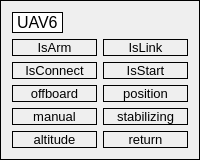
             <widget class="QGroupBox" name="groupBox_7">
              <property name="autoFillBackground">
               <bool>false</bool>
              </property>
              <property name="styleSheet">
               <string notr="true">border: 1px solid rgb(0, 0, 0)</string>
              </property>
              <property name="title">
               <string/>
              </property>
              <layout class="QVBoxLayout" name="verticalLayout_36">
               <item>
                <widget class="QLabel" name="uav6_label">
                 <property name="sizePolicy">
                  <sizepolicy hsizetype="Fixed" vsizetype="Fixed">
                   <horstretch>0</horstretch>
                   <verstretch>0</verstretch>
                  </sizepolicy>
                 </property>
                 <property name="font">
                  <font>
                   <pointsize>12</pointsize>
                  </font>
                 </property>
                 <property name="styleSheet">
                  <string notr="true">background-color:rgb(255, 255, 255)</string>
                 </property>
                 <property name="text">
                  <string>UAV6</string>
                 </property>
                </widget>
               </item>
               <item>
                <layout class="QVBoxLayout" name="verticalLayout_35">
                 <item>
                  <layout class="QHBoxLayout" name="horizontalLayout_12">
                   <item>
                    <layout class="QVBoxLayout" name="verticalLayout_31">
                     <item>
                      <widget class="QLabel" name="uav6_is_arm">
                       <property name="sizePolicy">
                        <sizepolicy hsizetype="Expanding" vsizetype="Fixed">
                         <horstretch>0</horstretch>
                         <verstretch>0</verstretch>
                        </sizepolicy>
                       </property>
                       <property name="font">
                        <font>
                         <pointsize>10</pointsize>
                        </font>
                       </property>
                       <property name="styleSheet">
                        <string notr="true">border: 1px solid rgb(0, 0, 0)</string>
                       </property>
                       <property name="text">
                        <string>IsArm</string>
                       </property>
                       <property name="alignment">
                        <set>Qt::AlignCenter</set>
                       </property>
                      </widget>
                     </item>
                     <item>
                      <widget class="QLabel" name="uav6_is_connect">
                       <property name="sizePolicy">
                        <sizepolicy hsizetype="Expanding" vsizetype="Fixed">
                         <horstretch>0</horstretch>
                         <verstretch>0</verstretch>
                        </sizepolicy>
                       </property>
                       <property name="font">
                        <font>
                         <pointsize>10</pointsize>
                        </font>
                       </property>
                       <property name="text">
                        <string>IsConnect</string>
                       </property>
                       <property name="alignment">
                        <set>Qt::AlignCenter</set>
                       </property>
                      </widget>
                     </item>
                    </layout>
                   </item>
                   <item>
                    <layout class="QVBoxLayout" name="verticalLayout_32">
                     <item>
                      <widget class="QLabel" name="uav6_is_link">
                       <property name="sizePolicy">
                        <sizepolicy hsizetype="Expanding" vsizetype="Fixed">
                         <horstretch>0</horstretch>
                         <verstretch>0</verstretch>
                        </sizepolicy>
                       </property>
                       <property name="font">
                        <font>
                         <pointsize>10</pointsize>
                        </font>
                       </property>
                       <property name="text">
                        <string>IsLink</string>
                       </property>
                       <property name="alignment">
                        <set>Qt::AlignCenter</set>
                       </property>
                      </widget>
                     </item>
                     <item>
                      <widget class="QLabel" name="uav6_is_start">
                       <property name="sizePolicy">
                        <sizepolicy hsizetype="Expanding" vsizetype="Fixed">
                         <horstretch>0</horstretch>
                         <verstretch>0</verstretch>
                        </sizepolicy>
                       </property>
                       <property name="font">
                        <font>
                         <pointsize>10</pointsize>
                        </font>
                       </property>
                       <property name="text">
                        <string>IsStart</string>
                       </property>
                       <property name="alignment">
                        <set>Qt::AlignCenter</set>
                       </property>
                      </widget>
                     </item>
                    </layout>
                   </item>
                  </layout>
                 </item>
                 <item>
                  <layout class="QHBoxLayout" name="horizontalLayout_11">
                   <item>
                    <layout class="QVBoxLayout" name="verticalLayout_33">
                     <item>
                      <widget class="QLabel" name="uav6_offboard">
                       <property name="sizePolicy">
                        <sizepolicy hsizetype="Expanding" vsizetype="Fixed">
                         <horstretch>0</horstretch>
                         <verstretch>0</verstretch>
                        </sizepolicy>
                       </property>
                       <property name="font">
                        <font>
                         <pointsize>10</pointsize>
                        </font>
                       </property>
                       <property name="text">
                        <string>offboard</string>
                       </property>
                       <property name="alignment">
                        <set>Qt::AlignCenter</set>
                       </property>
                      </widget>
                     </item>
                     <item>
                      <widget class="QLabel" name="uav6_manual">
                       <property name="sizePolicy">
                        <sizepolicy hsizetype="Expanding" vsizetype="Fixed">
                         <horstretch>0</horstretch>
                         <verstretch>0</verstretch>
                        </sizepolicy>
                       </property>
                       <property name="font">
                        <font>
                         <pointsize>10</pointsize>
                        </font>
                       </property>
                       <property name="text">
                        <string>manual</string>
                       </property>
                       <property name="alignment">
                        <set>Qt::AlignCenter</set>
                       </property>
                      </widget>
                     </item>
                     <item>
                      <widget class="QLabel" name="uav6_altitude">
                       <property name="sizePolicy">
                        <sizepolicy hsizetype="Expanding" vsizetype="Fixed">
                         <horstretch>0</horstretch>
                         <verstretch>0</verstretch>
                        </sizepolicy>
                       </property>
                       <property name="font">
                        <font>
                         <pointsize>10</pointsize>
                        </font>
                       </property>
                       <property name="text">
                        <string>altitude</string>
                       </property>
                       <property name="alignment">
                        <set>Qt::AlignCenter</set>
                       </property>
                      </widget>
                     </item>
                    </layout>
                   </item>
                   <item>
                    <layout class="QVBoxLayout" name="verticalLayout_34">
                     <item>
                      <widget class="QLabel" name="uav6_position">
                       <property name="sizePolicy">
                        <sizepolicy hsizetype="Expanding" vsizetype="Fixed">
                         <horstretch>0</horstretch>
                         <verstretch>0</verstretch>
                        </sizepolicy>
                       </property>
                       <property name="font">
                        <font>
                         <pointsize>10</pointsize>
                        </font>
                       </property>
                       <property name="text">
                        <string>position</string>
                       </property>
                       <property name="alignment">
                        <set>Qt::AlignCenter</set>
                       </property>
                      </widget>
                     </item>
                     <item>
                      <widget class="QLabel" name="uav6_stabilizing">
                       <property name="sizePolicy">
                        <sizepolicy hsizetype="Expanding" vsizetype="Fixed">
                         <horstretch>0</horstretch>
                         <verstretch>0</verstretch>
                        </sizepolicy>
                       </property>
                       <property name="font">
                        <font>
                         <pointsize>10</pointsize>
                        </font>
                       </property>
                       <property name="text">
                        <string>stabilizing</string>
                       </property>
                       <property name="alignment">
                        <set>Qt::AlignCenter</set>
                       </property>
                      </widget>
                     </item>
                     <item>
                      <widget class="QLabel" name="uav6_return">
                       <property name="sizePolicy">
                        <sizepolicy hsizetype="Expanding" vsizetype="Fixed">
                         <horstretch>0</horstretch>
                         <verstretch>0</verstretch>
                        </sizepolicy>
                       </property>
                       <property name="font">
                        <font>
                         <pointsize>10</pointsize>
                        </font>
                       </property>
                       <property name="text">
                        <string>return</string>
                       </property>
                       <property name="alignment">
                        <set>Qt::AlignCenter</set>
                       </property>
                      </widget>
                     </item>
                    </layout>
                   </item>
                  </layout>
                 </item>
                </layout>
               </item>
              </layout>
             </widget>
